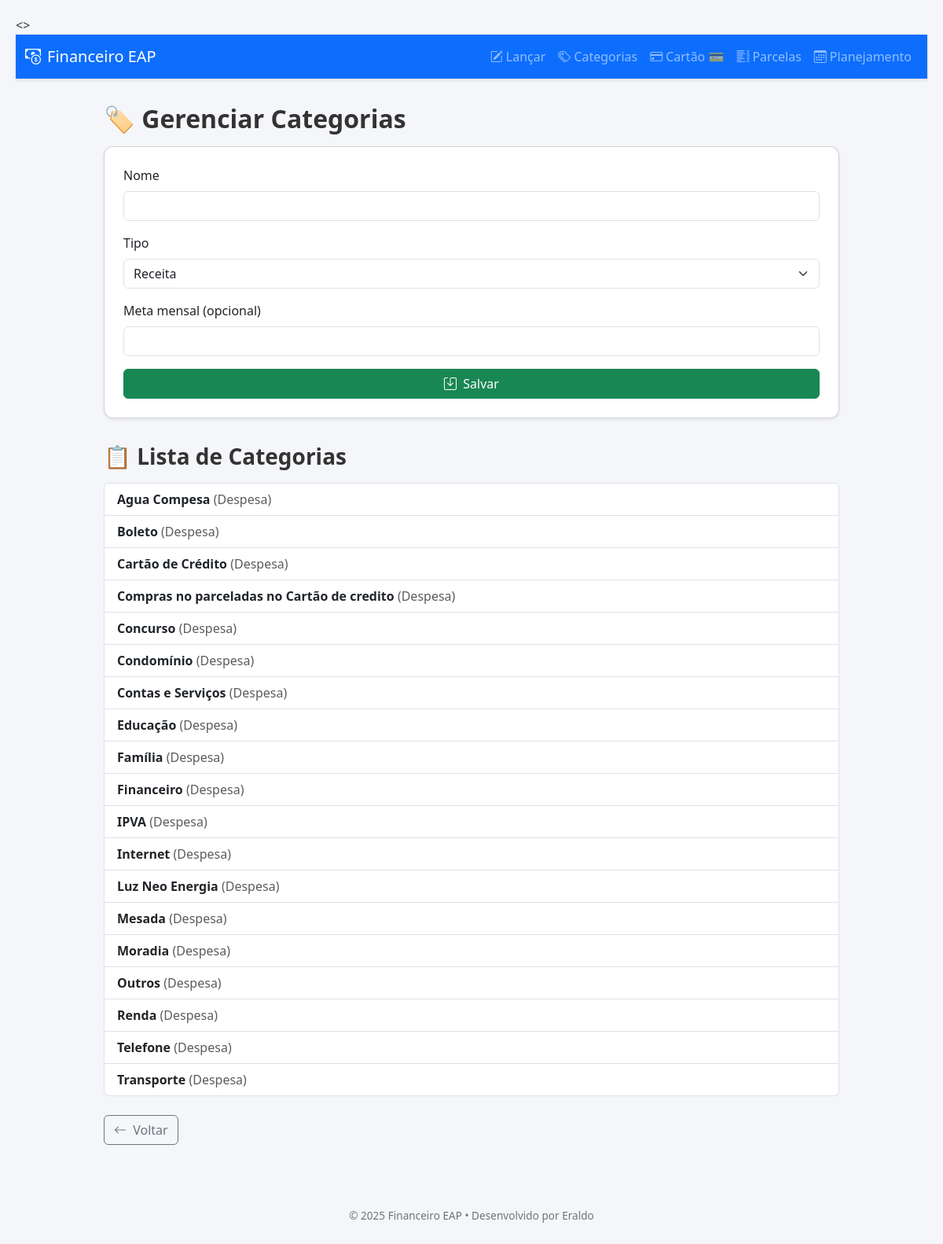
Screenshot of /categorias with the database file from the repository.
### financeiro.py (models this page shows)
class Categoria(db.Model):
    id = db.Column(db.Integer, primary_key=True)
    nome = db.Column(db.String(50), nullable=False)
    tipo = db.Column(db.String(10), nullable=False)  # Receita ou Despesa
    meta_mensal = db.Column(db.Float, nullable=True)

### financeiro.py (the view, shortened to what this page needs)
@app.route("/categorias", methods=["GET", "POST"])
def categorias():
    todas = Categoria.query.order_by(Categoria.tipo.desc(), Categoria.nome).all()
    return render_template("categorias.html", categorias=todas)

### financeiro.py (called while the page is built)
@app.context_processor
def inject_now():
    return {'now': datetime.now}

### templates/categorias.html (shortened to what this page needs)
{% extends "base.html" %}
{% block content %}
  <h2 class="section-title">🏷️ Gerenciar Categorias</h2>
  <form method="POST" class="card p-4 mb-4">
    <div class="mb-3">
      <label for="nome" class="form-label">Nome</label>
      <input type="text" class="form-control" id="nome" name="nome" required>
    </div>
    <div class="mb-3">
      <label for="tipo" class="form-label">Tipo</label>
      <select class="form-select" id="tipo" name="tipo">
        <option value="Receita">Receita</option>
      </select>
    </div>
    <div class="mb-3">
      <label for="meta" class="form-label">Meta mensal (opcional)</label>
      <input type="number" class="form-control" id="meta" name="meta" step="0.01">
    </div>
    <button type="submit" class="btn btn-success">
      <i class="bi bi-save me-1"></i> Salvar
    </button>
  </form>
  <h3 class="section-title">📋 Lista de Categorias</h3>
  {% if categorias %}
    <ul class="list-group">
      {% for c in categorias %}
        <li class="list-group-item d-flex justify-content-between align-items-center">
          <div>
            <strong>{{ c.nome }}</strong> <span class="text-muted">({{ c.tipo }})</span>
          </div>
        </li>
      {% endfor %}
    </ul>
  {% else %}
    <p class="text-muted">Nenhuma categoria cadastrada ainda.</p>
  {% endif %}
  <a href="{{ url_for('index') }}" class="btn btn-outline-secondary mt-4">
    <i class="bi bi-arrow-left me-1"></i> Voltar
  </a>
{% endblock %}

### templates/base.html (shortened to what this page needs)
<!DOCTYPE html>
<html lang="pt-br">
<head>
  <link href="https://cdn.jsdelivr.net/npm/bootstrap@5.3.2/dist/css/bootstrap.min.css" rel="stylesheet">
  <link rel="stylesheet" href="https://cdn.jsdelivr.net/npm/bootstrap-icons@1.10.5/font/bootstrap-icons.css">
  <link rel="stylesheet" href="{{ url_for('static', filename='style.css') }}">
</head>
  <nav class="navbar navbar-expand-lg navbar-dark bg-primary">
    <div class="container-fluid">
      <a class="navbar-brand" href="{{ url_for('index') }}">
        <i class="bi bi-cash-coin me-2"></i>Financeiro EAP
      </a>
      <div class="collapse navbar-collapse" id="navbarNav">
        <ul class="navbar-nav ms-auto">
          <li class="nav-item">
           <a class="nav-link" href="{{ url_for('lancar') }}">
              <i class="bi bi-pencil-square me-1"></i>Lançar
            </a>
          </li>
          <li class="nav-item">
            <a class="nav-link" href="{{ url_for('categorias') }}">
              <i class="bi bi-tags me-1"></i>Categorias
            </a>
          </li>
          <li class="nav-item">
            <a class="nav-link" href="{{ url_for('nova_compra_cartao') }}">
              <i class="bi bi-credit-card me-1"></i>Cartão 💳
            </a>
          </li>
          <li class="nav-item">
            <a class="nav-link" href="{{ url_for('listar_parcelas') }}">
              <i class="bi bi-list-columns me-1"></i>Parcelas
            </a>
          </li>
          <li class="nav-item">
            <a class="nav-link" href="{{ url_for('planejamento_futuro') }}">
              <i class="bi bi-calendar3 me-1"></i>Planejamento
            </a>
          </li>
        </ul>
      </div>
    </div>
  </nav>
  <div class="container mt-4">
    {% block content %}{% endblock %}
  </div>
  <footer>
    <div class="container">
      <span>&copy; 2025 Financeiro EAP • Desenvolvido por Eraldo</span>
    </div>
  </footer>
</body>
</html>

### static/style.css (style rules this page uses)
a { color: #007bff; text-decoration: none; }

### templates/base.html (style rules this page uses)
.navbar { box-shadow: 0 0.125rem 0.25rem rgba(0,0,0,0.1); }
.container { max-width: 960px; }
.card { border-radius: 0.75rem; box-shadow: 0 0.125rem 0.25rem rgba(0,0,0,0.075); }
.section-title { font-weight: 600; margin-top: 2rem; margin-bottom: 1rem; }
footer { margin-top: 4rem; padding: 1rem 0; text-align: center; font-size: 0.85rem; color: #6c757d; }

### rows the page displays
Categoria: nome "Agua Compesa", tipo "Despesa"
Categoria: nome "Boleto", tipo "Despesa"
Categoria: nome "Cartão de Crédito", tipo "Despesa"
Categoria: nome "Compras no parceladas no Cartão de credito", tipo "Despesa"
Categoria: nome "Concurso", tipo "Despesa"
Categoria: nome "Condomínio", tipo "Despesa"
Categoria: nome "Contas e Serviços", tipo "Despesa"
Categoria: nome "Educação", tipo "Despesa"
Categoria: nome "Família", tipo "Despesa"
Categoria: nome "Financeiro", tipo "Despesa"
Categoria: nome "IPVA", tipo "Despesa"
Categoria: nome "Internet", tipo "Despesa"
Categoria: nome "Luz Neo Energia", tipo "Despesa"
Categoria: nome "Mesada", tipo "Despesa"
Categoria: nome "Moradia", tipo "Despesa"
Categoria: nome "Outros", tipo "Despesa"
Categoria: nome "Renda", tipo "Despesa"
Categoria: nome "Telefone", tipo "Despesa"
Categoria: nome "Transporte", tipo "Despesa"
